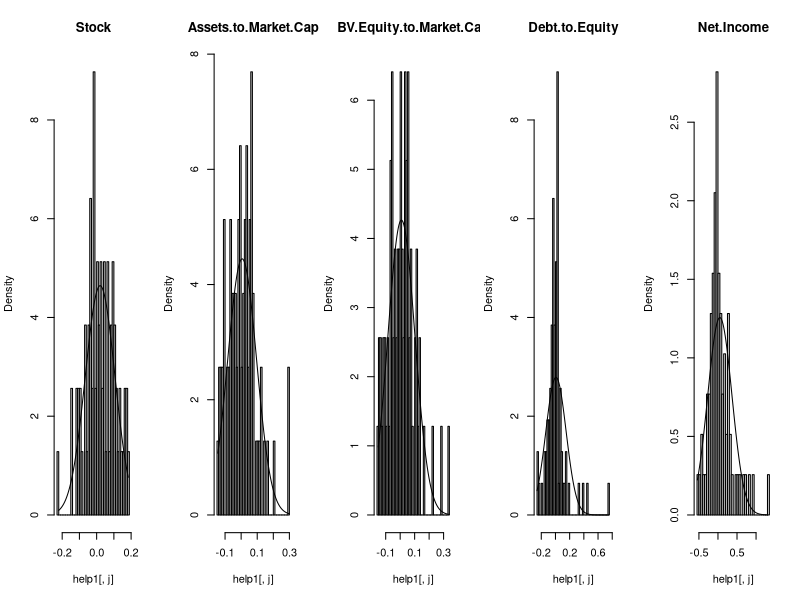
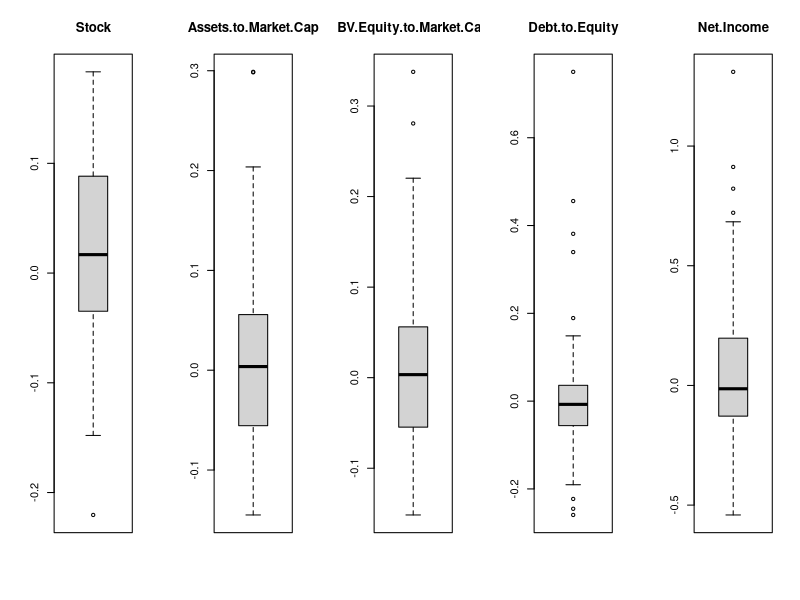
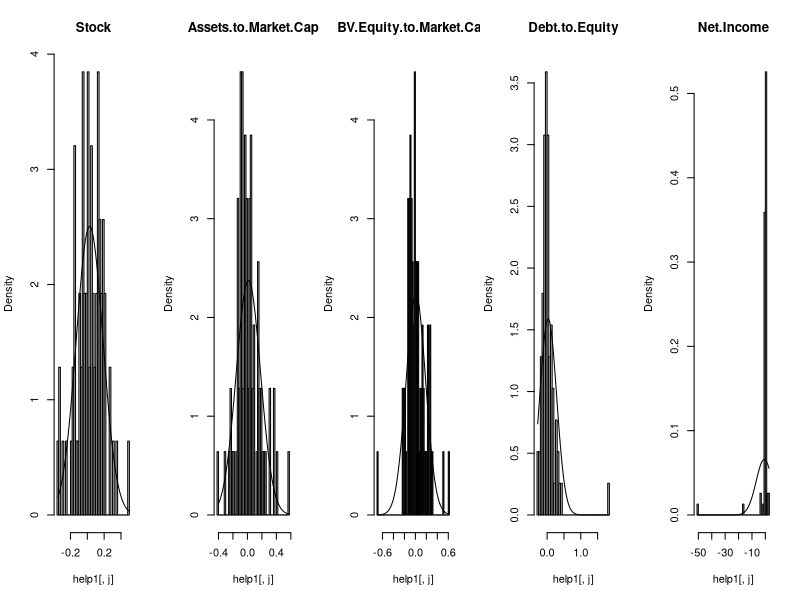
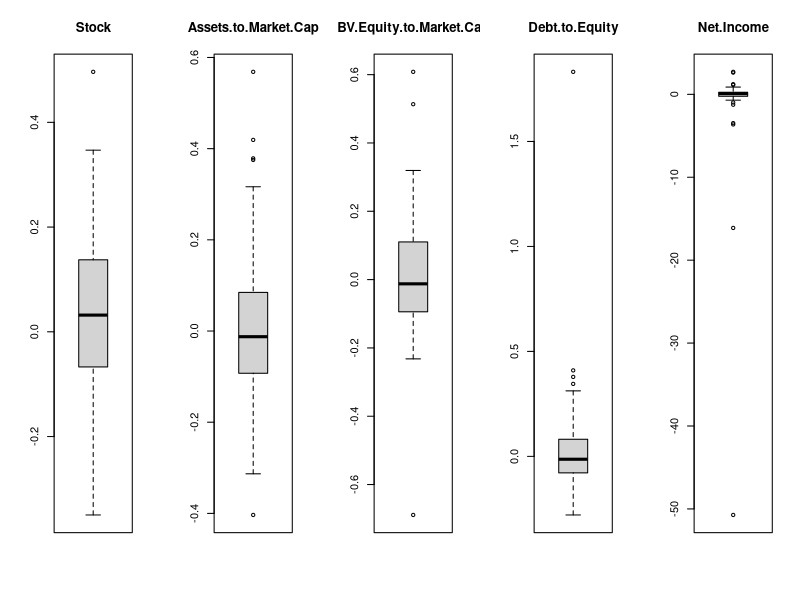
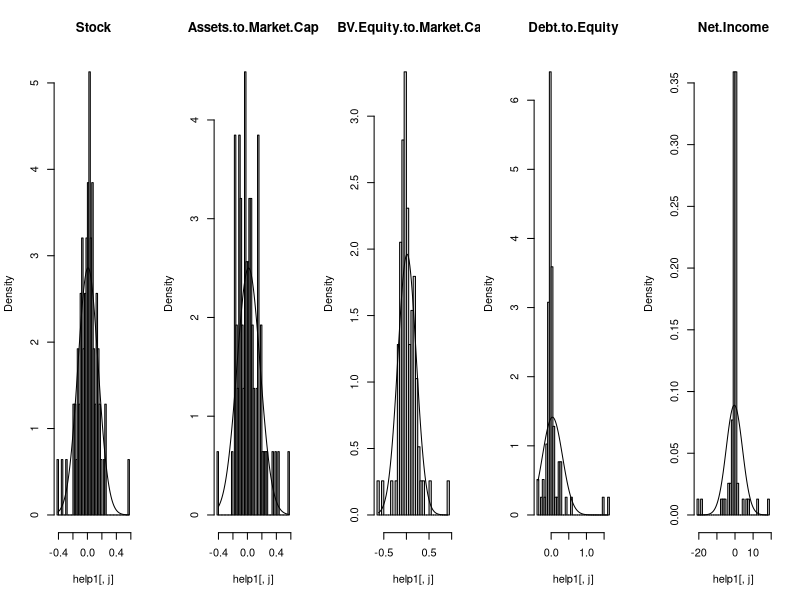
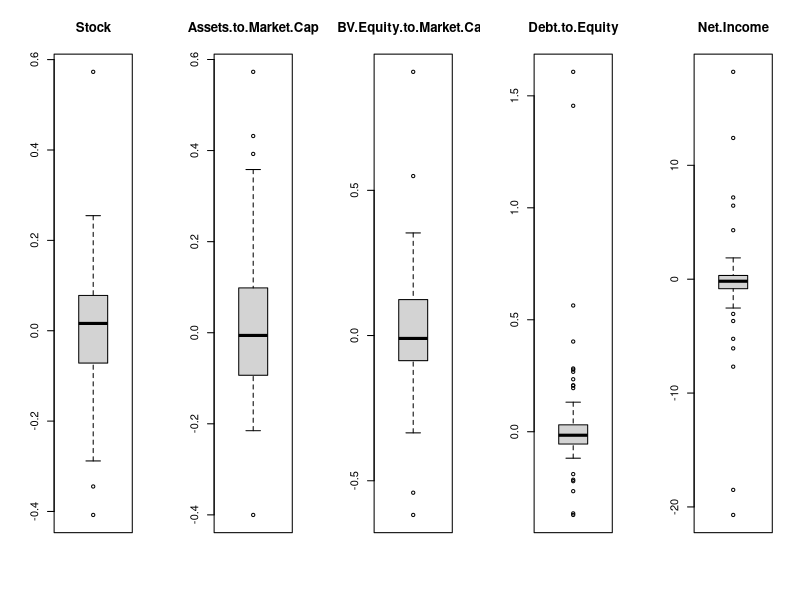
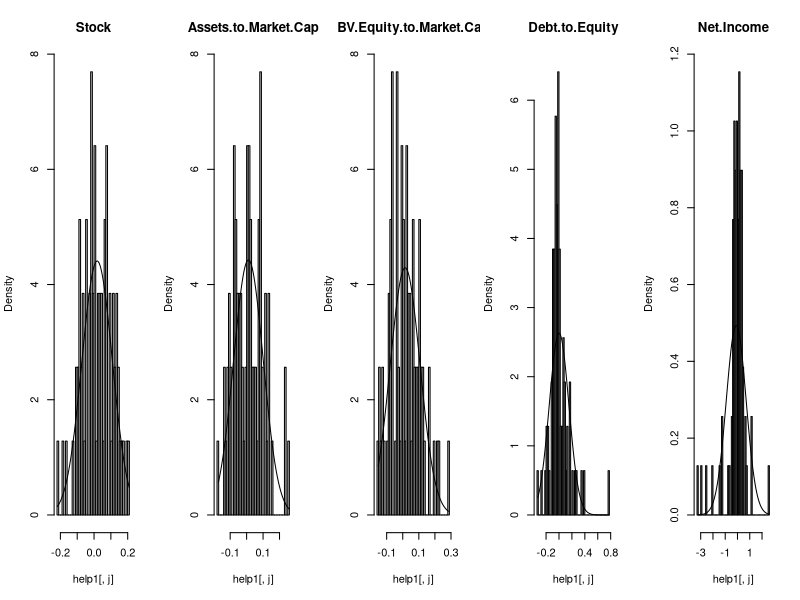
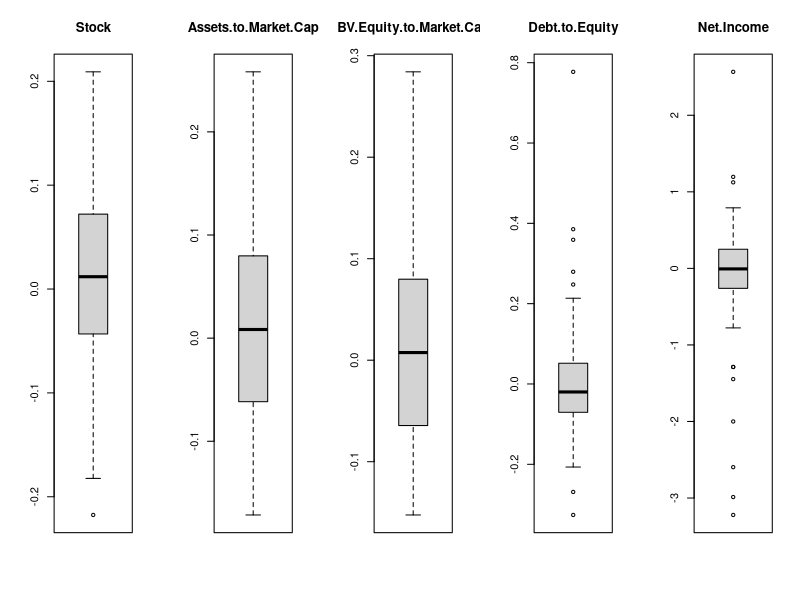

R code for these plots, in order:
# Load packages

library(Cairo)

# Package for sumamrizing data
# install.packages("Hmisc")
library(Hmisc)
# for this command: describe(mydata)

# Library for sumamrizing data 2
# install.packages("psych")
library(psych)
# for this command: describe.by(mydata, group,...)

# Working with Doby package for summary Statistics
# install.packages("doBy")
library(doBy)
#summaryBy(mpg + wt ~ cyl + vs, data = mtcars, 
#          FUN = function(x) { c(m = mean(x), s = sd(x)) } )

# Importing files of other formats
library(foreign)

# Panel data analysis package
library(plm) 

library(car)

library(lmtest)   

library(sandwich)

library(ggplot2)

library(grid) # needed for plotting later
# Handwritten function for later on

multiplot <- function(..., plotlist = NULL, file, cols = 1, layout = NULL) {
  require(grid)
  
  plots <- c(list(...), plotlist)
  
  numPlots = length(plots)
  
  if (is.null(layout)) {
    layout <- matrix(seq(1, cols * ceiling(numPlots/cols)),
                     ncol = cols, nrow = ceiling(numPlots/cols))
  }
  
  if (numPlots == 1) {
    print(plots[[1]])
    
  } else {
    grid.newpage()
    pushViewport(viewport(layout = grid.layout(nrow(layout), ncol(layout))))
    
    for (i in 1:numPlots) {
      matchidx <- as.data.frame(which(layout == i, arr.ind = TRUE))
      
      print(plots[[i]], vp = viewport(layout.pos.row = matchidx$row,
                                      layout.pos.col = matchidx$col))
    }
  }
}

# For my customized summary later on
SumCustom <- function(x){
  r1 = mean(x)
  r2 = median(x)
  r3 = sd(x)
  r4 = min(x)
  r5 = max(x)
  
  return(matrix(c(r1, r2, r3, r4, r5), ncol = 5))
         
}


# For this tool, we need to retrieve a written function
# see: http://www.peterhaschke.com/r/2013/04/24/MultiPlot.html
library(lattice)
library("reshape2")






setwd("C:/Users/Trimme/Documents/Studium Master/Kurse/2016 SoSe/Statistical Programming Languages/Dataset")
data <- read.csv2("Dataset-FINALupdated_returns.csv", stringsAsFactors=FALSE)


# Convert Date such that R recognizes it as date
class(data$Date)
data$Date <- as.Date(data$Date, format = "%d.%m.%Y")
class(data$Date)

# Generate and store date vector for later purposes
DateVec <- subset(data$Date, data$Company == 1)
#   data$Date[1:79]
class(DateVec)
DateVec <- sort(DateVec)
# DateVec

head(data)
tail(data)
# We see that there are missing values at the end of the dataset
# This is because we lost 1 observation per Company as we set up
# the returns

row.has.na <- apply(data, 1, function(x){any(is.na(x))})
sum(row.has.na)
if(sum(row.has.na) != 0){
  data <- data[!row.has.na,]
}
tail(data)

# Convert data into panel data
data <- pdata.frame(data, index = c("Company", "Date"), drop.index = F, row.names = T) 

# Has R read in the panel Data set with Date as date variable?
class(data$Date)
# If not, let's change that
data$Date <- as.Date(data$Date, format = "%Y-%m-%d")
class(data$Date)
# Done

# Get first feel fo the panel data set
summary(data)

# Set up a 'customized' Summary Table for the common factors
CommonF <- data.frame(subset(data[, 8:10], data$Company == 1))
# a <- nrow(CommonF) # Not used here
# variable.names(CommonF) # not used here
# Note that variable Names are correctly copied!
SumMat <- matrix(NA, ncol = 5, nrow = 3)
StatInterest <- c("mean", "median", "sd", "min", "max")
colnames(SumMat) <- StatInterest
rownames(SumMat) <- variable.names(CommonF)
i = 1
while(i < 4){
  SumMat[i,] <- SumCustom(CommonF[,i])
  i = i + 1
}
# SumMat - Uncomment to take a look at it in R
SumMat <- round(SumMat, digits = 4)
SumMat <- data.frame(SumMat)
write.csv2(SumMat, file = "Z _ Summary_Common_Factors_Returns.csv")



# Set up a summary table for the specific factors in aggregate

SpecFAggregate <- data[, 3:7]
SumMat <- matrix(NA, ncol = 5, nrow = 5)
StatInterest <- c("mean", "median", "sd", "min", "max")
colnames(SumMat) <- StatInterest
rownames(SumMat) <- variable.names(SpecFAggregate)

i = 1
while(i < 6){
  SumMat[i,] <- SumCustom(SpecFAggregate[,i])
  i = i + 1
}
# SumMat - Uncomment to take a look at it in R
SumMat <- round(SumMat, digits = 4)
SumMat <- data.frame(SumMat)
write.csv2(SumMat, file = "Z _ Summary_Specific_Factors_Aggregate_Returns.csv")



# Summary of specific factors for respective firms
# First loop to select the different enterprises
i = 1
while(i < 10){

  Sub1 <- subset(data, data$Company == i)
  
  SumMat1 <- matrix(NA, ncol = 5, nrow = 5)
  StatInterest <- c("mean", "median", "sd", "min", "max")
  colnames(SumMat1) <- StatInterest
  rownames(SumMat1) <- variable.names(Sub1[,3:7])
  
  # Loop in the Loop to retrieve information of variables of interes
        j = 3
        while(j < 8){
          SumMat1[(j - 2),] <- SumCustom(Sub1[,j])
        j = j + 1
        }
  SumMat1 <- round(SumMat1, digits = 4)
  SumMat1 <- data.frame(SumMat1)
  Filename <- paste("Specific_Factors_Company_", i, "_Returns.csv", sep = "" )
  write.csv2(SumMat1, file = Filename)
  rm(Sub1)
  rm(SumMat1)
  i = i + 1
}



# Generate Histograms for Specific Factors by enterprise
MainText <- colnames(data)
i = 1
while(i < 10){
  help1 <- subset(data, data$Company == i)
  NameFile <- paste("Histograms_Company_Returns", i, ".jpg", sep = "")
  jpeg(filename = NameFile, pointsize =12, quality = 200, bg = "white", res = NA, restoreConsole = TRUE, height = 400, width = 800)
  par(mfrow = c(1,5))
  j = 3
  while(j < 8){
    hist(help1[,j], breaks = 50, freq = FALSE, main = paste(MainText[j]))
    g1 = seq(min(help1[,j]), max(help1[,j]), length = 100)
    dens1 = dnorm(g1, mean(help1[,j]), sd(help1[,j]))
    lines(g1, dens1)
    
    j = j + 1
    print(j)
  }
  dev.off()
  
  NameFile <- paste("Boxplots_Company_Returns", i, ".jpg", sep = "")
  jpeg(filename = NameFile, pointsize =12, quality = 200, bg = "white", res = NA, restoreConsole = TRUE, height = 400, width = 800)
  par(mfrow = c(1,5))
  j = 3
  while(j < 8){
    boxplot(help1[,j], main = paste(MainText[j]))
    j = j + 1
    print(j)
  }
  dev.off()
  i = i + 1
  print(i)
}










# UNUSED CODE SECTIONS / FAILS

# Obtain summary of Common Factors via Loop - did not work
#StatInterest <- c("mean", "median", "sd", "min", "max")
#SumMat <- matrix(NA, ncol = 5, nrow = 3)
# Loop intent not working so far... :(

# head(CommonF)
# colnames(CommonF)
# head(CommonF)
# head(CommonF[,1])
# class(CommonF[,2])
# StatInterest <- apply(CommonF[,2:3], MARGIN = 2, FUN = SumCustom(CommonF))


#i = 1
#while(i < 6){
# StatInterest <- apply(CommonF, MARGIN = 2, FUN = SumCustom(CommonF))
#
#  SumMat[,i] <- matrix(StatInterest, nrow = 3)
#  print(StatInterest[i])
#  i = i + 1
#}
